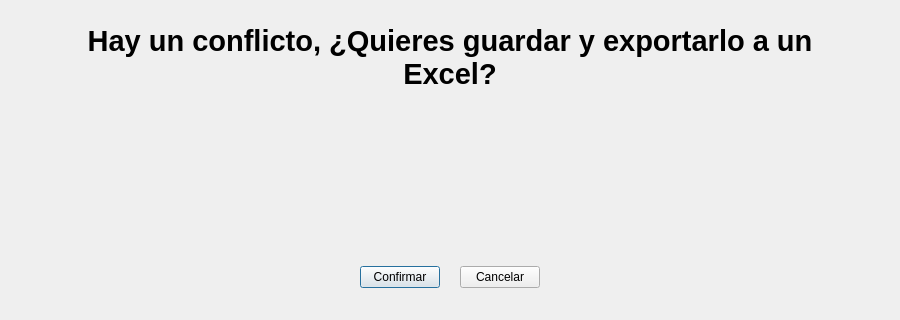
<?xml version="1.0" encoding="UTF-8"?>
<ui version="4.0">
    <class>EmergenteConflicto</class>
    <widget class="QDialog" name="EmergenteConflicto">
        <property name="geometry">
            <rect>
                <x>0</x>
                <y>0</y>
                <width>900</width>
                <height>320</height>
            </rect>
        </property>
        <property name="windowTitle">
            <string>Conflicto</string>
        </property>
        <property name="modal">
            <bool>true</bool>
        </property>

        <layout class="QVBoxLayout" name="root">
            <property name="leftMargin">
                <number>40</number>
            </property>
            <property name="topMargin">
                <number>24</number>
            </property>
            <property name="rightMargin">
                <number>40</number>
            </property>
            <property name="bottomMargin">
                <number>32</number>
            </property>
            <property name="spacing">
                <number>24</number>
            </property>

            <!-- Mensaje grande centrado -->
            <item>
                <widget class="QLabel" name="lblMensaje">
                    <property name="text">
                        <string>Hay un conflicto, ¿Quieres guardar y exportarlo a un Excel?</string>
                    </property>
                    <property name="alignment">
                        <set>Qt::AlignHCenter|Qt::AlignVCenter</set>
                    </property>
                    <property name="wordWrap">
                        <bool>true</bool>
                    </property>
                    <property name="font">
                        <font>
                            <pointsize>22</pointsize>
                            <bold>true</bold>
                        </font>
                    </property>
                </widget>
            </item>

            <!-- Espacio entre mensaje y botones -->
            <item>
                <spacer name="spaceAfterText">
                    <property name="orientation">
                        <enum>Qt::Vertical</enum>
                    </property>
                    <property name="sizeHint" stdset="0">
                        <size>
                            <width>20</width>
                            <height>10</height>
                        </size>
                    </property>
                </spacer>
            </item>

            <!-- Botones centrados -->
            <item>
                <layout class="QHBoxLayout" name="buttonsRow">
                    <property name="spacing">
                        <number>20</number>
                    </property>

                    <item>
                        <spacer name="leftPush">
                            <property name="orientation">
                                <enum>Qt::Horizontal</enum>
                            </property>
                            <property name="sizeHint" stdset="0">
                                <size>
                                    <width>40</width>
                                    <height>20</height>
                                </size>
                            </property>
                        </spacer>
                    </item>

                    <item>
                        <widget class="QPushButton" name="btnConfirmar">
                            <property name="text">
                                <string>Confirmar</string>
                            </property>
                            <property name="minimumWidth">
                                <number>160</number>
                            </property>
                            <property name="minimumHeight">
                                <number>44</number>
                            </property>
                        </widget>
                    </item>

                    <item>
                        <widget class="QPushButton" name="btnCancelar">
                            <property name="text">
                                <string>Cancelar</string>
                            </property>
                            <property name="minimumWidth">
                                <number>160</number>
                            </property>
                            <property name="minimumHeight">
                                <number>44</number>
                            </property>
                        </widget>
                    </item>

                    <item>
                        <spacer name="rightPush">
                            <property name="orientation">
                                <enum>Qt::Horizontal</enum>
                            </property>
                            <property name="sizeHint" stdset="0">
                                <size>
                                    <width>40</width>
                                    <height>20</height>
                                </size>
                            </property>
                        </spacer>
                    </item>
                </layout>
            </item>

        </layout>
    </widget>
    <resources/>
    <connections/>
</ui>
